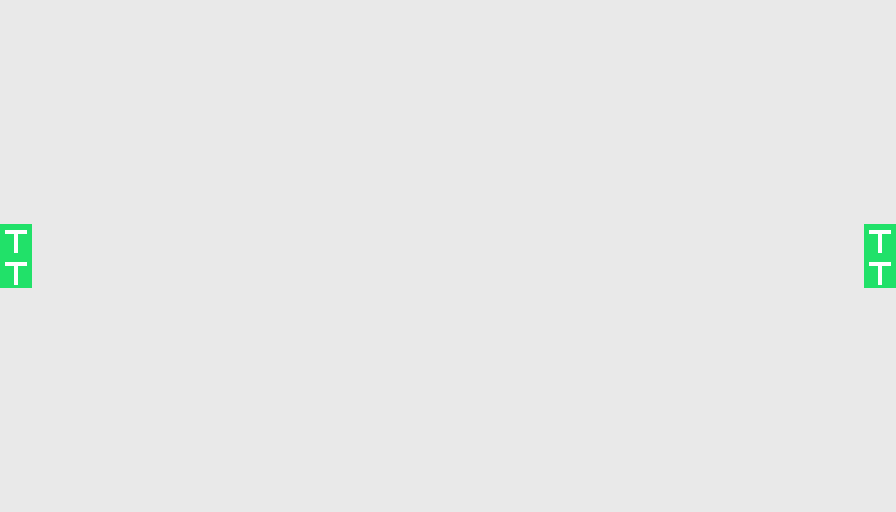

Below is a game level as drawn by its tile map, then a one-line description and the .tmx file that defines it, in full:
An orthogonal 28x16 tile map with 32x32 px tiles, 2 tile layers (ground, elevator).

<map version="1.5" tiledversion="1.7.2" orientation="orthogonal" renderorder="right-down" width="28" height="16" tilewidth="32" tileheight="32" infinite="0" nextlayerid="6" nextobjectid="2">
 <editorsettings>
  <export target="tilemaps/json/hospital.json" format="json" />
 </editorsettings>
 <tileset firstgid="1" name="hospital" tilewidth="32" tileheight="32" tilecount="64" columns="8">
  <image source="tilemaps/tiles/hospital.png" width="256" height="256" />
 </tileset>
 <layer id="3" name="ground" width="28" height="16">
  <data encoding="csv">
1,1,1,1,1,1,1,1,1,1,1,1,1,1,1,1,1,1,1,1,1,1,1,1,1,1,1,1,
1,1,1,1,1,1,1,1,1,1,1,1,1,1,1,1,1,1,1,1,1,1,1,1,1,1,1,1,
1,1,1,1,1,1,1,1,1,1,1,1,1,1,1,1,1,1,1,1,1,1,1,1,1,1,1,1,
1,1,1,1,1,1,1,1,1,1,1,1,1,1,1,1,1,1,1,1,1,1,1,1,1,1,1,1,
1,1,1,1,1,1,1,1,1,1,1,1,1,1,1,1,1,1,1,1,1,1,1,1,1,1,1,1,
1,1,1,1,1,1,1,1,1,1,1,1,1,1,1,1,1,1,1,1,1,1,1,1,1,1,1,1,
1,1,1,1,1,1,1,1,1,1,1,1,1,1,1,1,1,1,1,1,1,1,1,1,1,1,1,1,
1,1,1,1,1,1,1,1,1,1,1,1,1,1,1,1,1,1,1,1,1,1,1,1,1,1,1,1,
1,1,1,1,1,1,1,1,1,1,1,1,1,1,1,1,1,1,1,1,1,1,1,1,1,1,1,1,
1,1,1,1,1,1,1,1,1,1,1,1,1,1,1,1,1,1,1,1,1,1,1,1,1,1,1,1,
1,1,1,1,1,1,1,1,1,1,1,1,1,1,1,1,1,1,1,1,1,1,1,1,1,1,1,1,
1,1,1,1,1,1,1,1,1,1,1,1,1,1,1,1,1,1,1,1,1,1,1,1,1,1,1,1,
1,1,1,1,1,1,1,1,1,1,1,1,1,1,1,1,1,1,1,1,1,1,1,1,1,1,1,1,
1,1,1,1,1,1,1,1,1,1,1,1,1,1,1,1,1,1,1,1,1,1,1,1,1,1,1,1,
1,1,1,1,1,1,1,1,1,1,1,1,1,1,1,1,1,1,1,1,1,1,1,1,1,1,1,1,
1,1,1,1,1,1,1,1,1,1,1,1,1,1,1,1,1,1,1,1,1,1,1,1,1,1,1,1
</data>
 </layer>
 <layer id="4" name="elevator" width="28" height="16">
  <data encoding="csv">
1,1,0,0,0,0,0,0,0,0,0,0,0,0,0,0,0,0,0,0,0,0,0,0,0,0,0,0,
0,1,0,0,0,0,0,0,0,0,0,0,0,0,0,0,0,0,0,0,0,0,0,0,0,0,0,0,
0,0,0,0,0,0,0,0,0,0,0,0,0,0,0,0,0,0,0,0,0,0,0,0,0,0,0,0,
0,0,0,0,0,0,0,0,0,0,0,0,0,0,0,0,0,0,0,0,0,0,0,0,0,0,0,0,
0,0,0,0,0,0,0,0,0,0,0,0,0,0,0,0,0,0,0,0,0,0,0,0,0,0,0,0,
0,0,0,0,0,0,0,0,0,0,0,0,0,0,0,0,0,0,0,0,0,0,0,0,0,0,0,0,
0,0,0,0,0,0,0,0,0,0,0,0,0,0,0,0,0,0,0,0,0,0,0,0,0,0,0,0,
2,0,0,0,0,0,0,0,0,0,0,0,0,0,0,0,0,0,0,0,0,0,0,0,0,0,0,2,
2,0,0,0,0,0,0,0,0,0,0,0,0,0,0,0,0,0,0,0,0,0,0,0,0,0,0,2,
0,0,0,0,0,0,0,0,0,0,0,0,0,0,0,0,0,0,0,0,0,0,0,0,0,0,0,0,
0,0,0,0,0,0,0,0,0,0,0,0,0,0,0,0,0,0,0,0,0,0,0,0,0,0,0,0,
0,0,0,0,0,0,0,0,0,0,0,0,0,0,0,0,0,0,0,0,0,0,0,0,0,0,0,0,
0,0,0,0,0,0,0,0,0,0,0,0,0,0,0,0,0,0,0,0,0,0,0,0,0,0,0,0,
0,0,0,0,0,0,0,0,0,0,0,0,0,0,0,0,0,0,0,0,0,0,0,0,0,0,0,0,
0,0,0,0,0,0,0,0,0,0,0,0,0,0,0,0,0,0,0,0,0,0,0,0,0,0,0,0,
1,1,1,1,1,0,0,0,0,0,0,0,0,0,0,0,0,0,0,0,0,0,0,0,0,0,0,0
</data>
 </layer>
</map>
